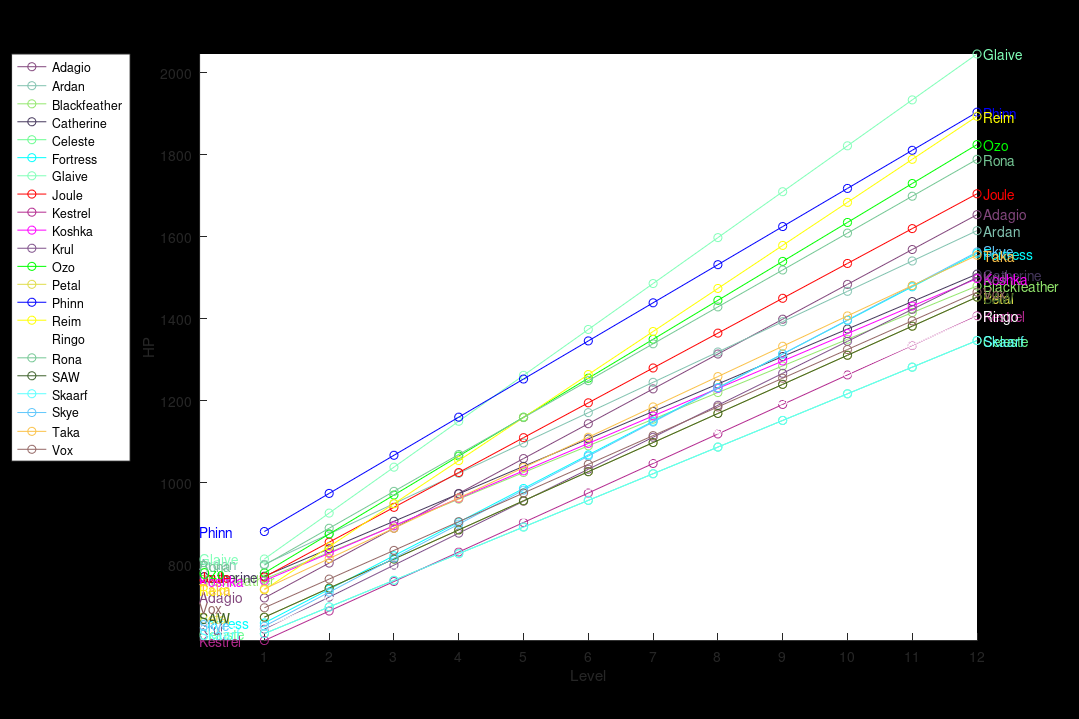
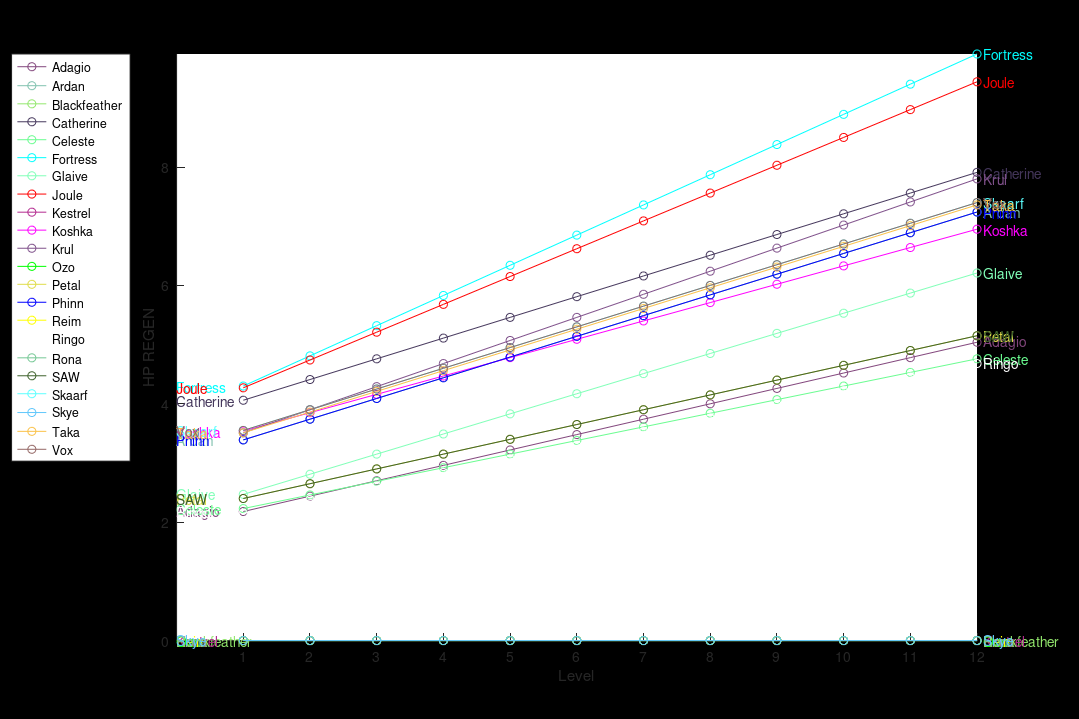
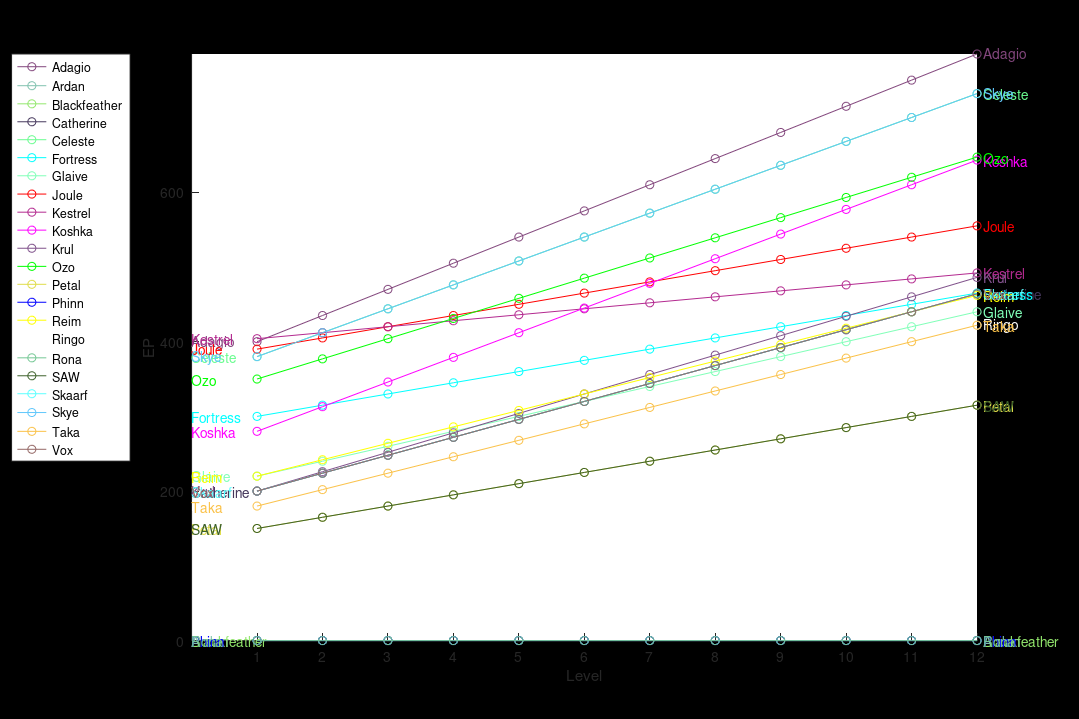
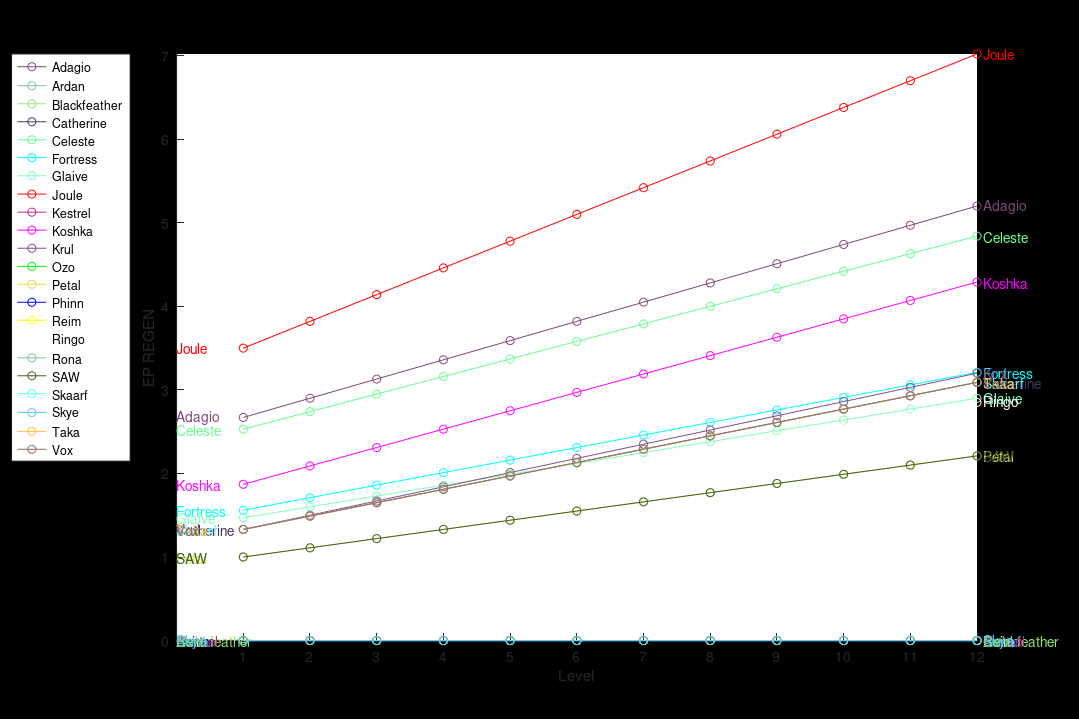

The MATLAB script that drew these images, in order:
% Constants
VERSION = 1.14;
NUM_STATS = 10;
NUM_LEVELS = 12;
GRAPH_WIDTH = 1080;
GRAPH_HEIGHT = 720;
DELIM = ' ';

% Parse info
fid = fopen('HeroStats.txt', 'r');
names = {};
stats = double(zeros(1,NUM_STATS));
increments = double(zeros(1,NUM_STATS));
counter = 1;

while ~feof(fid)
   line = fgetl(fid);
   line = strsplit(line, DELIM);
   % save name
   names{counter} = line{1};
   % save stats and increments
   len = length(line);
   stats(counter,:) = str2double(line(2:2:len));
   increments(counter,:) = str2double(line(3:2:len));
   counter = counter + 1;
end
fclose(fid);

% Plot graphs
close all
titles = {'HP', 'HP REGEN', 'EP', 'EP REGEN', 'WEAPON DAMAGE', 'ATTACK SPEED', ...
    'ARMOR', 'SHIELD', 'ATTACK RANGE', 'MOVE SPEED'};
numHeroes = length(names);
numStats = length(stats(1,:));
% Randomly generate one color to represent each hero
% Since background will be black, slightly skew the random color generation
% and use a set of predefined colors to boost readability
predefinedColors = [1,0,0;0,1,0;0,0,1;1,1,0;0,1,1;1,0,1;1,1,1];
colors = min(0.1+rand(numHeroes,3),1);
predefColorAssignments = randperm(numHeroes);
predefColorAssignments(1:length(predefinedColors))
colors(predefColorAssignments(1:length(predefinedColors)),:) = predefinedColors;

% Plot growable stats as line graphs
for i = 1:numStats-2
    fig = figure;
    whitebg(fig, 'k')
    set(fig,'Position', [5 5 GRAPH_WIDTH GRAPH_HEIGHT]);
    title(['Vainglory ' num2str(VERSION) ' Hero ', titles{i}, ...
        ' Comparison Graph \fontsize{10}by k3tchup'], 'FontSize', 15)
    hold on
    minVal = inf;
    maxVal = -inf;
    for r = 1:numHeroes
        if increments(r,i) > 0
            progress = stats(r,i):increments(r,i):stats(r,i)+increments(r,i)*(NUM_LEVELS-1);
        else
            progress = stats(r,i)*ones(1,NUM_LEVELS);
        end
        minVal = min(minVal, progress(1));
        maxVal = max(maxVal, progress(NUM_LEVELS));
        plot(1:NUM_LEVELS, progress, '-o', 'Color', colors(r,:))
        text(0,progress(1),names{r}, 'Color', colors(r,:), 'FontSize', 10)
        text(NUM_LEVELS+0.1,progress(NUM_LEVELS),names{r}, 'Color', colors(r,:), 'FontSize', 10)
    end
    axis([0 NUM_LEVELS minVal maxVal])
    xlabel('Level')
    ylabel(titles{i});
    l = legend(names);
    set(l,'location','northwestoutside');
    set(gca,'XTick',1:1:NUM_LEVELS)
    set(gcf,'PaperPositionMode','auto', 'InvertHardCopy', 'off');
    print(titles{i},'-dpng','-r100')
    hold off
end

% Plot the others as bar graphs
for j = numStats-1:numStats
    fig = figure;
    whitebg(fig, 'k')
    set(fig,'Position', [5 5 GRAPH_WIDTH GRAPH_HEIGHT]);
    title(['Vainglory ' num2str(VERSION) ' Hero ', titles{i}, ...
        ' Comparison Graph \fontsize{10}by k3tchup'], 'FontSize', 15)
    hold on
    maxVal = -inf;
    for r = 1:numHeroes
        value = stats(r,j);
        h = bar(r,value);
        set(h,'facecolor',colors(r,:))
        text(r-0.25,value+0.15,num2str(value), 'Color', colors(r,:))
        text(r-0.25,-0.15,names{r}, 'Color', colors(r,:))
        minVal = min(minVal, value);
        maxVal = max(maxVal, value);
    end
    axis([0 numHeroes+1 0 maxVal+0.5])
    ylabel(titles{j})
    set(gca,'XTick',[])
    set(gcf,'PaperPositionMode','auto', 'InvertHardCopy', 'off');
    print(titles{j},'-dpng','-r100')
    hold off
end
